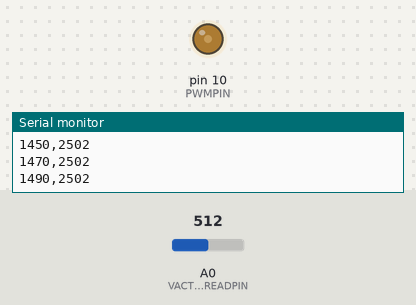
A sketch run on a simulated Arduino Uno, built with avr-gcc and run on an emulated ATmega328P. On the bench: output pins drawn as LEDs (lit = HIGH), the last lines printed to the serial monitor. The inputs (shaded band) are chosen by the test bench; at power-on: A0 (VACTROLREADPIN) = 512.

Above: at 1.2 s.
1.3 s: A0 (VACTROLREADPIN) set to 122
At 2.03 s:
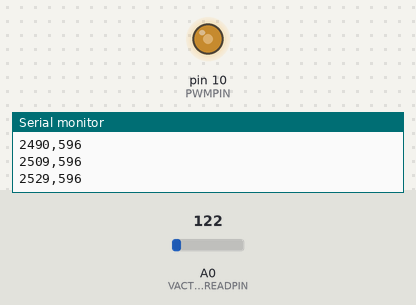
4.3 s: A0 (VACTROLREADPIN) set to 0
At 7.24 s:
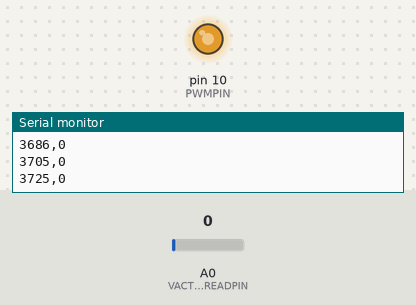
Timing chart, 0 to 13.3 s (numbered marks = the images above; inputs shaded):
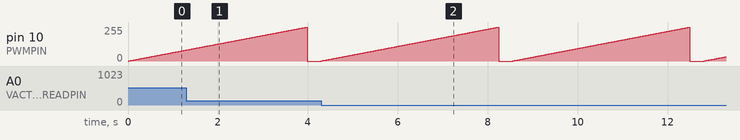

The sketch:

vactroltracer.ino
```cpp
/* Vactrol Tracer
Vactrol Tracer
Is a software and Hardware tool to tune vactrol´s response
This way you can try your custom made vactrol and tune the circuit to your desired response.
How does it work? The arduino creates a PWM curve and reads the circuit output voltage
3 adjustments are available:
-Leak
-Curve
-Gain
Be careful with Gain control. THERE IS NO ADC INPUT VOLTAGE PROTECTION !!!!!!!
Instructions:
1)build PCB and connect the board into an Arduino Uno
2)connect an external 9VDC adapter into PCB power jack.
3)connect the Arduino to the computer via USB cable
4)open the arduino code and upload to the MCU
5)open Serial Plotter (inside Tools menu of the Arduino Ide)

By Gibran Salomao
Pantala Labs
www.pantalalabs.com
 */
#include <Arduino.h>
#define VACTROLREADPIN 0
#define DIRECTREADPIN 1
#define PWMPIN 10
void setup()
{
  Serial.begin(115200);
  pinMode(PWMPIN, OUTPUT);
}
void loop()
{
  for (uint16_t i = 0; i < 255; i++)
  {
    analogWrite(PWMPIN, i);
    Serial.print(map(i, 0, 255, 0, 5000));
    Serial.print(",");
    Serial.println(map(analogRead(VACTROLREADPIN), 0, 1023, 0, 5000));
    delay(15);
  }
  analogWrite(PWMPIN, 0);
  delay(300);
}
```

Measured:
- by itself, pin 10 (PWMPIN): ramps from 0/255 to 254/255 and jumps back, once every 4.3 s
